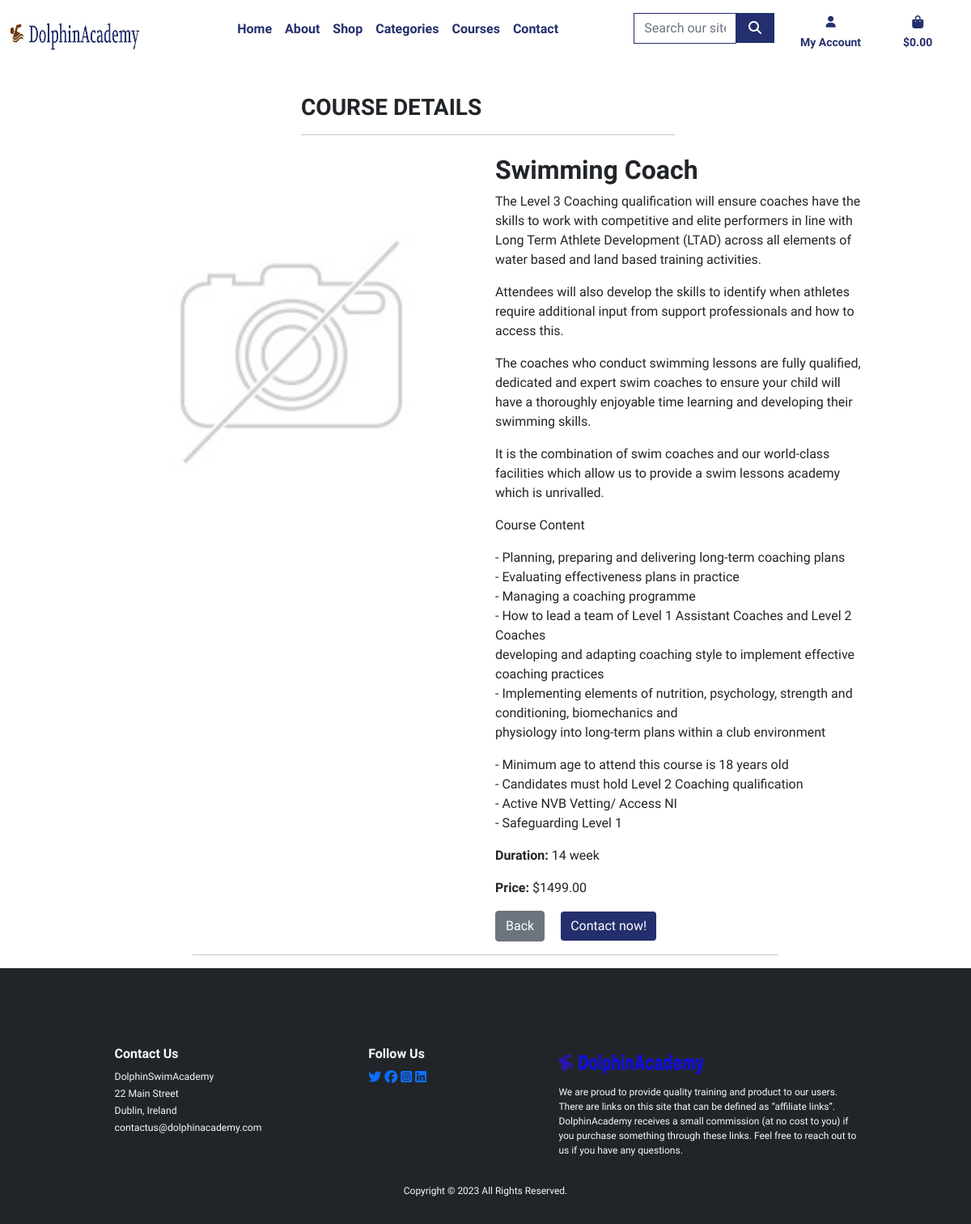
Screenshot of /courses/course_detail/level-3-coaching-swimming with the database file from the repository.
### courses/models.py (models this page shows, shortened)
class Course(models.Model):
    class Meta:
        verbose_name = 'Course'
        verbose_name_plural = 'Courses'
    class CourseLevels(models.TextChoices):
        BEGINNER = "beginner", "beginner"
        INTERMEDIATE = "intermediate", "intermediate"
        ADVANCED = "advanced", "advanced"
        LEVEL_1 = "Level-1", "Level-1"
        LEVEL_2 = "Level-2", "Level-2"
        LEVEL_3 = "Level-3", "Level-3"
    name = models.CharField(
        max_length=254,
        null=True,
        blank=True,
        unique=True,
    )
    friendly_name = models.CharField(
        max_length=254,
        null=True,
        blank=True,
    )
    description = models.TextField(
        max_length=1256,
        blank=True,
        null=True
    )
    extra_details = models.TextField(
        max_length=1256,
        blank=True,
        null=True
    )
    price = models.DecimalField(
        decimal_places=2,
        max_digits=6,
    )
    duration_weeks = models.IntegerField(
    )
    level = models.CharField(
        max_length=50,
        choices=CourseLevels.choices,
        default=CourseLevels.BEGINNER
    )
    image = models.ImageField(
        upload_to='courses/',
        blank=True,
        null=True,
        )
    slug = models.SlugField(
        blank=True,
        null=True,
        unique=True,
        )

### courses/views.py (the view)
class CourseDetailView(DetailView):
    model = Course

### bag/contexts.py (called while the page is built, shortened)
def bag_contents(request):
    bag_items = []
    total = 0
    product_count = 0
    bag = request.session.get('bag', {})
    if total < settings.FREE_DELIVERY_THRESHOLD:
        delivery = round(
            total * Decimal(settings.STANDARD_DELIVERY_PERCENTAGE / 100), 2
        )
        free_delivery_delta = settings.FREE_DELIVERY_THRESHOLD - total
    else:
        delivery = 0
        free_delivery_delta = 0
    grand_total = total + delivery
    context = {
        'total': total,
        'grand_total': grand_total,
        'delivery': delivery,
        'free_delivery_delta': free_delivery_delta,
        'bag_items': bag_items,
        'free_delivery_threshold': settings.FREE_DELIVERY_THRESHOLD,
        'product_count': product_count
    }
    return context

### courses/templates/courses/course_detail.html (shortened to what this page needs)
{% extends 'base.html' %}
{% load static %}
{% block page_header %}
    <div class="container header-container">
    </div>
{% endblock %}
{% block content %}
    <div class="container product-container">
        <div class="row">
            <div class="col-8 my-sm-3 offset-3">
                <h1 class="fs-3">
                    COURSE DETAILS
                    <hr class="w-75 mb-1">
                </h1>
            </div>
        </div>
    </div>
<div class="content container">
    <div class="row">
        <div class="col-12 col-md-6">
            {% if not object.image %}
                <img src="{{MEDIA_URL}}noimage.webp" class="img-responsive w-100 mt-3" alt="{{object.friendly_name}}">
            {% else %}
                <img src="{{ object.image.url }}" alt="{{ object.friendly_name }}" class="img-responsive w-100 mt-3">
            {% endif %}
        </div>
        <div class="col-12 col-md-6 d-flex flex-column">
            <h2>{{ object.friendly_name }}</h2>
            <div>{{ object.description | linebreaks}}</div>
            <div>{{ object.extra_details | linebreaks}}</div>
            <p><strong>Duration:</strong> {{ object.duration_weeks }} week</p>
            <p><strong>Price:</strong> ${{object.price}} </p>
            <div class = "align-self-start">
                <a class="btn btn-secondary me-3" href = "../">Back</a>
                <a class = "btn btn-ocean-blue me-3" href="{% url 'contact' %}">Contact now!</a>
            </div>
        </div>
    </div>
    <div class = "container">
        <hr>
    </div>
</div>
{% endblock %}

### static/css/base.css (style rules this page uses)
:root { --body-font:'Urbanist', sans-serif; --body-weight: 400; --heading-weight: 600; --heading-font: 'Urbanist', sans-serif; --nav-color:#1FD6FF; --light-blue:#5065A8; --light-ocean-blue:rgba(36,47,109,0.8); --ocean-blue:#242f6d; --nav-font-weight:800; --text-color:#0000; --button-brown-color:#663103; --button-brown-hover-color:#663103b4; --theme-1:#015E73; --theme-2:#BF5C04; --theme-3:#049DBF; }
html { height: 100%; }
body { height:100%; display:flex; flex-direction:column; padding: 0; margin:0; font-family: var(--body-font); font-weight: var(--body-weight); }
h1, h2, h3, h4, h5, h6 { font-weight: var(--heading-weight); }
.btn-ocean-blue { background-color: var(--ocean-blue); color: white; border:var(--ocean-blue); }
.header-container { padding-top: 100px; }
@media (min-width: 1200px) { .container { max-width: 80%; } }

### rows the page displays
Course: friendly_name "Swimming Coach", description "The Level 3 Coaching qualification will ensure coaches have the skills to work with competitive and elite performers in line with Long Term Athlete Development (LTAD) across all elements of water based and land based training activities. Attendees will also develop the skills to identify when athletes require additional input from support professionals and how to access this. The coaches who conduct swimming lessons are fully qualified, dedicated and expert swim coaches to ensure your child will have a thoroughly enjoyable time learning and developing their swimming skills. It is the combination of swim coaches and our world-class facilities which allow us to provide a swim lessons academy…", extra_details "- Minimum age to attend this course is 18 years old - Candidates must hold Level 2 Coaching qualification - Active NVB Vetting/ Access NI - Safeguarding Level 1", duration_weeks "14", price "1499.00"
